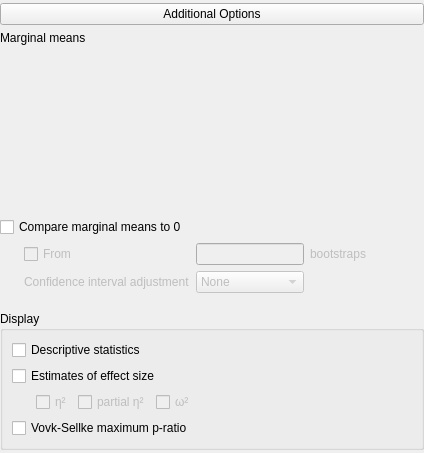
    <widget class="QWidget" name="groupOptions" native="true">
     <layout class="QGridLayout" name="gridLayout_12">
      <property name="leftMargin">
       <number>0</number>
      </property>
      <property name="topMargin">
       <number>3</number>
      </property>
      <property name="rightMargin">
       <number>0</number>
      </property>
      <property name="bottomMargin">
       <number>3</number>
      </property>
      <item row="4" column="0">
       <widget class="QWidget" name="containerOptions" native="true">
        <layout class="QVBoxLayout" name="verticalLayout_3">
         <property name="leftMargin">
          <number>0</number>
         </property>
         <property name="topMargin">
          <number>0</number>
         </property>
         <property name="rightMargin">
          <number>0</number>
         </property>
         <property name="bottomMargin">
          <number>0</number>
         </property>
         <item>
          <widget class="QWidget" name="groupComareMainEffects" native="true">
           <layout class="QGridLayout" name="gridLayout_5">
            <property name="leftMargin">
             <number>0</number>
            </property>
            <property name="topMargin">
             <number>0</number>
            </property>
            <property name="rightMargin">
             <number>0</number>
            </property>
            <property name="bottomMargin">
             <number>12</number>
            </property>
            <item row="2" column="0">
             <widget class="QWidget" name="widgetCIAdjustmentTypes" native="true">
              <property name="enabled">
               <bool>false</bool>
              </property>
              <property name="minimumSize">
               <size>
                <width>24</width>
                <height>0</height>
               </size>
              </property>
              <layout class="QGridLayout" name="gridLayout_22">
               <property name="leftMargin">
                <number>24</number>
               </property>
               <property name="topMargin">
                <number>0</number>
               </property>
               <property name="rightMargin">
                <number>0</number>
               </property>
               <property name="bottomMargin">
                <number>0</number>
               </property>
               <item row="2" column="0">
                <widget class="QLabel" name="label_14">
                 <property name="text">
                  <string>Confidence interval adjustment</string>
                 </property>
                </widget>
               </item>
               <item row="0" column="0">
                <widget class="BoundCheckBox" name="marginalMeansBootstrapping">
                 <property name="text">
                  <string>From</string>
                 </property>
                </widget>
               </item>
               <item row="0" column="1">
                <widget class="BoundTextBox" name="marginalMeansBootstrappingReplicates"/>
               </item>
               <item row="2" column="1">
                <widget class="BoundComboBox" name="marginalMeansCIAdjustment">
                 <item>
                  <property name="text">
                   <string>None</string>
                  </property>
                 </item>
                 <item>
                  <property name="text">
                   <string>Bonferroni</string>
                  </property>
                 </item>
                 <item>
                  <property name="text">
                   <string>Sidak</string>
                  </property>
                 </item>
                </widget>
               </item>
               <item row="0" column="2">
                <widget class="QLabel" name="label_20">
                 <property name="text">
                  <string>bootstraps</string>
                 </property>
                </widget>
               </item>
              </layout>
             </widget>
            </item>
            <item row="0" column="0" colspan="4">
             <widget class="QWidget" name="marginalMeansContainer" native="true">
              <layout class="QGridLayout" name="gridLayout_13">
               <property name="leftMargin">
                <number>0</number>
               </property>
               <property name="topMargin">
                <number>0</number>
               </property>
               <property name="rightMargin">
                <number>0</number>
               </property>
               <property name="bottomMargin">
                <number>0</number>
               </property>
               <item row="0" column="0">
                <widget class="QLabel" name="label_9">
                 <property name="text">
                  <string>Marginal means</string>
                 </property>
                </widget>
               </item>
               <item row="1" column="0">
                <widget class="BoundAssignWidget" name="marginalMeansTerms" native="true">
                 <property name="minimumSize">
                  <size>
                   <width>0</width>
                   <height>160</height>
                  </size>
                 </property>
                </widget>
               </item>
              </layout>
             </widget>
            </item>
            <item row="2" column="3">
             <spacer name="horizontalSpacer_2">
              <property name="orientation">
               <enum>Qt::Horizontal</enum>
              </property>
              <property name="sizeHint" stdset="0">
               <size>
                <width>40</width>
                <height>20</height>
               </size>
              </property>
             </spacer>
            </item>
            <item row="1" column="0" colspan="2">
             <widget class="BoundCheckBox" name="marginalMeansCompareMainEffects">
              <property name="text">
               <string>Compare marginal means to 0</string>
              </property>
             </widget>
            </item>
           </layout>
          </widget>
         </item>
         <item>
          <widget class="GroupBox" name="groupOptions2">
           <property name="title">
            <string>Display</string>
           </property>
           <layout class="QGridLayout" name="gridLayout_2">
            <item row="2" column="0" rowspan="2" colspan="2">
             <widget class="QWidget" name="widgetEffectSizeTypes" native="true">
              <property name="enabled">
               <bool>false</bool>
              </property>
              <layout class="QGridLayout" name="gridLayout_26">
               <property name="leftMargin">
                <number>24</number>
               </property>
               <property name="topMargin">
                <number>0</number>
               </property>
               <property name="bottomMargin">
                <number>0</number>
               </property>
               <item row="0" column="1">
                <widget class="BoundCheckBox" name="effectSizePartialEtaSquared">
                 <property name="text">
                  <string>partial η²</string>
                 </property>
                </widget>
               </item>
               <item row="0" column="2">
                <widget class="BoundCheckBox" name="effectSizeOmegaSquared">
                 <property name="text">
                  <string>ω²</string>
                 </property>
                </widget>
               </item>
               <item row="0" column="0">
                <widget class="BoundCheckBox" name="effectSizeEtaSquared">
                 <property name="text">
                  <string>η²</string>
                 </property>
                </widget>
               </item>
              </layout>
             </widget>
            </item>
            <item row="0" column="0">
             <widget class="BoundCheckBox" name="descriptives">
              <property name="text">
               <string>Descriptive statistics</string>
              </property>
             </widget>
            </item>
            <item row="1" column="0">
             <widget class="BoundCheckBox" name="effectSizeEstimates">
              <property name="text">
               <string>Estimates of effect size</string>
              </property>
             </widget>
            </item>
            <item row="1" column="2">
             <spacer name="horizontalSpacer_5">
              <property name="orientation">
               <enum>Qt::Horizontal</enum>
              </property>
              <property name="sizeHint" stdset="0">
               <size>
                <width>40</width>
                <height>20</height>
               </size>
              </property>
             </spacer>
            </item>
            <item row="4" column="0">
             <widget class="BoundCheckBox" name="VovkSellkeMPR">
              <property name="sizePolicy">
               <sizepolicy hsizetype="Fixed" vsizetype="Fixed">
                <horstretch>0</horstretch>
                <verstretch>0</verstretch>
               </sizepolicy>
              </property>
              <property name="text">
               <string>Vovk-Sellke maximum p-ratio</string>
              </property>
             </widget>
            </item>
           </layout>
          </widget>
         </item>
        </layout>
       </widget>
      </item>
      <item row="1" column="0">
       <widget class="ExpanderButton" name="expanderOptions">
        <property name="sizePolicy">
         <sizepolicy hsizetype="Expanding" vsizetype="Fixed">
          <horstretch>0</horstretch>
          <verstretch>0</verstretch>
         </sizepolicy>
        </property>
        <property name="text">
         <string>Additional Options</string>
        </property>
       </widget>
      </item>
     </layout>
    </widget>
